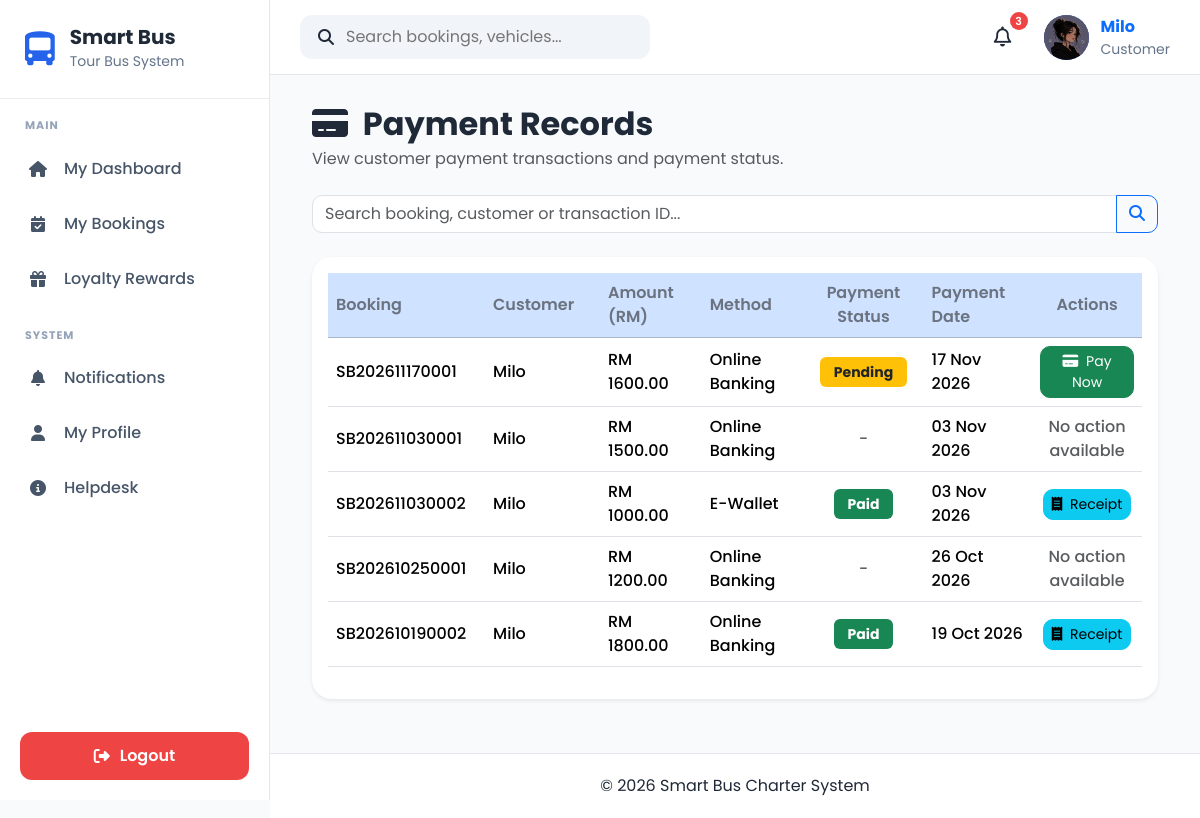
The page /payments/ (signed in) on the database its author committed.
### apps/accounts/models.py (models this page shows, shortened)
class UserProfile(models.Model):
    OWNER = "Owner"
    ADMIN = "Admin"
    DRIVER = "Driver"
    CUSTOMER = "Customer"
    ROLE_CHOICES = [
        (OWNER, "Owner"),
        (ADMIN, "Admin"),
        (DRIVER, "Driver"),
        (CUSTOMER, "Customer"),
    ]
    GENDER_CHOICES = [
        ("Male", "Male"),
        ("Female", "Female"),
        ("Other", "Other"),
    ]
    user = models.OneToOneField(
        User,
        on_delete=models.CASCADE,
        related_name="profile"
    )
    role = models.CharField(
        max_length=20,
        choices=ROLE_CHOICES,
        default=CUSTOMER
    )
    phone = models.CharField(
        max_length=20,
        blank=True
    )
    address = models.TextField(
        blank=True
    )
    city = models.CharField(
        max_length=100,
        blank=True
    )
    state = models.CharField(
        max_length=100,
        blank=True
    )
    postcode = models.CharField(
        max_length=20,
        blank=True
    )
    country = models.CharField(
        max_length=100,
        default="Malaysia"
    )
    gender = models.CharField(
        max_length=10,
        choices=GENDER_CHOICES,
        blank=True
    )
    profile_picture = models.ImageField(
        upload_to="profile_pictures/",
        blank=True,
        null=True
    )
    must_change_password = models.BooleanField(default=False)
    created_at = models.DateTimeField(
        auto_now_add=True
    )
    updated_at = models.DateTimeField(
        auto_now=True
    )

### apps/payments/models.py (models this page shows, shortened)
class Payment(models.Model):
    PAYMENT_METHOD_CHOICES = [
        ("Credit Card", "Credit Card"),
        ("Debit Card", "Debit Card"),
        ("Online Banking", "Online Banking"),
        ("E-Wallet", "E-Wallet"),
        ("Bank Transfer", "Bank Transfer"),
    ]
    PAYMENT_STATUS_CHOICES = [
        ("Pending", "Pending"),
        ("Paid", "Paid"),
        ("Failed", "Failed"),
        ("Partially Paid", "Partially Paid"),
        ("Refunded", "Refunded"),
        ("Cancelled", "Cancelled"),
        ("Partially Refunded", "Partially Refunded"),
    ]
    booking = models.ForeignKey(
        Booking,
        on_delete=models.CASCADE,
        related_name="payments",
    )
    amount = models.DecimalField(
        max_digits=10,
        decimal_places=2,
    )
    payment_method = models.CharField(
        max_length=30,
        choices=PAYMENT_METHOD_CHOICES,
        blank=True,
        null=True,
    )
    payment_status = models.CharField(
        max_length=20,
        choices=PAYMENT_STATUS_CHOICES,
        default="Pending",
    )
    refund_amount = models.DecimalField(
        max_digits=10,
        decimal_places=2,
        default=0,
    )
    refund_date = models.DateTimeField(
        null=True,
        blank=True,
    )
    refund_transaction_id = models.CharField(
        max_length=100,
        null=True,
        blank=True,
    )
    transaction_id = models.CharField(
        max_length=100,
        blank=True,
        null=True,
    )
    payment_date = models.DateField()
    remarks = models.TextField(
        blank=True,
        null=True,
    )
    created_at = models.DateTimeField(auto_now_add=True)
    updated_at = models.DateTimeField(auto_now=True)
    class Meta:
        constraints = [
            models.UniqueConstraint(
                fields=["booking"],
                condition=models.Q(payment_status="Paid"),
                name="unique_paid_payment_per_booking",
            ),
        ]

### apps/bookings/models.py (models this page shows, shortened)
class Booking(models.Model):
    STATUS_CHOICES = [
        ("Pending", "Pending"),
        ("Confirmed", "Confirmed"),
        ("Completed", "Completed"),
        ("Cancelled", "Cancelled"),
    ]
    PAYMENT_CHOICES = [
        ("Pending", "Pending"),
        ("Paid", "Paid"),
        ("Refunded", "Refunded"),
    ]
    booking_number = models.CharField(
        max_length=20,
        unique=True,
        blank=True,
    )
    customer = models.ForeignKey(
        Customer,
        on_delete=models.CASCADE,
        related_name="bookings",
    )
    vehicle = models.ForeignKey(
        Vehicle,
            on_delete=models.PROTECT,
            related_name="bookings",
            null=True,
            blank=True,
        )
    driver = models.ForeignKey(
            Driver,
            on_delete=models.PROTECT,
            related_name="bookings",
            null=True,
            blank=True,
        )
    pickup_location = models.CharField(max_length=150)
    destination = models.CharField(max_length=150)
    travel_date = models.DateField()
    departure_time = models.TimeField()
    return_date = models.DateField(
        blank=True,
        null=True,
    )
    passenger_count = models.PositiveIntegerField(
        validators=[
            MinValueValidator(1),
            MaxValueValidator(42),
        ],
        help_text="Maximum 42 passengers. Two seats are reserved for the tour guide and additional driver.",
    )
    total_price = models.DecimalField(
        max_digits=10,
        decimal_places=2,
        default=0,
    )
    booking_status = models.CharField(
        max_length=20,
        choices=STATUS_CHOICES,
        default="Pending",
    )
    payment_status = models.CharField(
        max_length=20,
        choices=PAYMENT_CHOICES,
        default="Pending",
    )
    approval_time = models.DateTimeField(
        null=True,
        blank=True,
        help_text="Date and time the booking was approved."
    )
    payment_deadline = models.DateTimeField(
        null=True,
        blank=True,
        help_text="Deadline for completing payment."
    )
    rejection_reason = models.TextField(
        blank=True,
        default="",
        help_text="Reason provided when the booking is rejected."
    )
    travel_reminder_sent_at = models.DateTimeField(
        null=True,
        blank=True,
        help_text="Date and time the travel details email was sent."
    )
    remarks = models.TextField(
        blank=True,
    )
    created_at = models.DateTimeField(
        default=timezone.now,
    )
    updated_at = models.DateTimeField(
        auto_now=True,
    )
    cancelled_at = models.DateTimeField(
        null=True,
        blank=True
    )
    cancellation_charge_percentage = models.DecimalField(
        max_digits=5,
        decimal_places=2,
        default=0
    )
    cancellation_charge = models.DecimalField(
        max_digits=10,
        decimal_places=2,
        default=0
    )
    refund_amount = models.DecimalField(
        max_digits=10,
        decimal_places=2,
        default=0
    )
    refund_status = models.CharField(
        max_length=20,
        choices=[
            ("Not Required", "Not Required"),
            ("Pending", "Pending"),
            ("Partially Refunded", "Partially Refunded"),
            ("Refunded", "Refunded"),
            ("Failed", "Failed"),
        ],
        default="Not Required"
    )
    original_price = models.DecimalField(
        max_digits=10,
        decimal_places=2,
        null=True,
        blank=True
    )
    loyalty_discount = models.DecimalField(
        max_digits=10,
        decimal_places=2,
        default=0
    )
    loyalty_reward = models.ForeignKey(
        "loyalty.LoyaltyReward",
        on_delete=models.SET_NULL,
        null=True,
        blank=True,
        related_name="bookings"
    )
    class Meta:
        ordering = ["-travel_date", "-created_at"]

### apps/customers/models.py (models this page shows, shortened)
class Customer(models.Model):
    GENDER_CHOICES = [
        ("Male", "Male"),
        ("Female", "Female"),
        ("Other", "Other"),
    ]
    first_name = models.CharField(
        max_length=100
    )
    last_name = models.CharField(
        max_length=100
    )
    email = models.EmailField(
        blank=True
    )
    phone = models.CharField(
        max_length=20,
        unique=True,
        null=True,
        blank=True
    )
    address = models.TextField()
    city = models.CharField(
        max_length=100
    )
    state = models.CharField(
        max_length=100
    )
    postcode = models.CharField(
        max_length=10
    )
    gender = models.CharField(
        max_length=10,
        choices=GENDER_CHOICES
    )
    profile_picture = models.ImageField(
        upload_to="customers/",
        blank=True,
        null=True
    )
    user = models.OneToOneField(
        settings.AUTH_USER_MODEL,
        on_delete=models.SET_NULL,
        null=True,
        blank=True,
        related_name="customer_record",
    )
    created_at = models.DateTimeField(
        auto_now_add=True
    )
    updated_at = models.DateTimeField(
        auto_now=True
    )

### apps/payments/views.py (the view, shortened to what this page needs)
@role_required(["Owner", "Admin", "Customer"])
def payment_list(request):
    role = request.user.profile.role
    expire_pending_bookings()
    Payment.objects.filter(
        booking__booking_status="Cancelled",
        payment_status="Pending",
    ).update(
        payment_status="Cancelled",
    )
    payments = Payment.objects.select_related(
        "booking",
        "booking__customer",
    ).order_by("-payment_date")
    if role == "Customer":
        customer = get_customer_for_user(request.user)
        if not customer:
            payments = payments.none()
        else:
            payments = payments.filter(
                booking__customer=customer
            )
    elif role not in ["Owner", "Admin"]:
        messages.error(
            request,
            "You do not have permission to view payments."
        )
        return redirect("dashboard")
    search = request.GET.get("search", "").strip()
    paginator = Paginator(payments, 10)
    page_obj = paginator.get_page(
        request.GET.get("page")
    )
    return render(
        request,
        "payments/payment_list.html",
        {
            "page_obj": page_obj,
            "payments": page_obj,
            "search": search,
            "is_paginated": page_obj.has_other_pages(),
            "role": role,
        },
    )

### templates/payments/payment_list.html (shortened to what this page needs)
{% extends "crud/base_list.html" %}
{% block header_title %}
<i class="fas fa-credit-card me-2"></i>
Payment Records
{% endblock %}
{% block header_subtitle %}
View customer payment transactions and payment status.
{% endblock %}
{% block search %}
<form method="GET" class="mb-4">
    <div class="input-group">
        <input
            type="text"
            name="search"
            value="{{ search }}"
            class="form-control"
            placeholder="Search booking, customer or transaction ID..."
        >
        <button class="btn btn-outline-primary" type="submit">
            <i class="fas fa-search"></i>
        </button>
    </div>
</form>
{% endblock %}
{% block table %}
<div class="table-responsive">
    <table class="table table-hover align-middle">
        <thead class="table-primary">
            <tr>
                <th>Booking</th>
                <th>Customer</th>
                <th>Amount (RM)</th>
                <th>Method</th>
                <th class="text-center">Payment Status</th>
                <th>Payment Date</th>
                <th class="text-center">Actions</th>
            </tr>
        </thead>
        <tbody>
        {% for payment in payments %}
            <tr>
                <td>{{ payment.booking.booking_number }}</td>
                <td>
                    {{ payment.booking.customer.first_name }}
                </td>
                <td>RM {{ payment.amount|floatformat:2 }}</td>
                <td>{{ payment.payment_method }}</td>
                <td class="text-center">
                    {% if payment.refund_amount and not payment.refund_date %}
                        <span class="badge bg-warning text-dark">Refund pending</span>
                        <div class="small">RM {{ payment.refund_amount|floatformat:2 }}</div>
                    {% elif payment.payment_status == "Refunded" %}
                        <span class="badge bg-secondary">Refunded</span>
                        <div class="small">RM {{ payment.refund_amount|floatformat:2 }}</div>
                    {% elif payment.payment_status == "Partially Refunded" %}
                        <span class="badge bg-secondary">Partially refunded</span>
                        <div class="small">RM {{ payment.refund_amount|floatformat:2 }}</div>
                    {% elif payment.payment_status == "Paid" %}
                        <span class="badge bg-success">Paid</span>
                    {% elif payment.booking.booking_status == "Pending" %}
                        <span class="text-muted">-</span>
                    {% elif payment.booking.booking_status == "Cancelled" %}
                        <span class="text-muted">-</span>
                    {% elif payment.payment_status == "Cancelled" %}
                        <span class="text-muted">-</span>
                    {% elif payment.payment_status == "Pending" %}
                        <span class="badge bg-warning text-dark">Pending</span>
                    {% elif payment.payment_status == "Partially Paid" %}
                        <span class="badge bg-info text-dark">Partially Paid</span>
                    {% elif payment.payment_status == "Failed" %}
                        <span class="badge bg-danger">Failed</span>
                    {% else %}
                        <span class="text-muted">-</span>
                    {% endif %}
                </td>
                <td>{{ payment.payment_date|date:"d M Y" }}</td>
                <td class="text-center">
                    {% if role == "Customer" %}
                        {% if payment.payment_status == "Paid" or payment.payment_status == "Refunded" or payment.payment_status == "Partially Refunded" %}
                            <a
                                href="{% url 'payments:payment_receipt' payment.pk %}"
                                class="btn btn-info btn-sm"
                            >
                                <i class="fas fa-receipt me-1"></i> Receipt
                            </a>
                        {% elif payment.booking.booking_status == "Confirmed" and payment.payment_status == "Pending" %}
                            <a
                                href="{% url 'payments:payment_create' %}?booking={{ payment.booking.pk }}"
                                class="btn btn-success btn-sm"
                            >
                                <i class="fas fa-credit-card me-1"></i> Pay Now
                            </a>
                        {% else %}
                            <span class="text-muted">No action available</span>
                        {% endif %}
                    {% endif %}
                </td>
            </tr>
        {% endfor %}
        </tbody>
    </table>
</div>
{% endblock %}

### templates/components/navbar.html (shortened to what this page needs)
{% load static %}
<nav class="navbar-custom">
    <div class="navbar-left">
        <div class="search-box">
            <i class="fa-solid fa-magnifying-glass"></i>
            <input
                type="text"
                placeholder="Search bookings, vehicles..."
            >
        </div>
    </div>
    <div class="navbar-right">
            <div class="notification-icon">
                <button
                    class="notification-btn"
                    id = "notificationBtn">
                    <i class="fa-regular fa-bell"></i>
                    <span
                        class="notification-count"
                        id="notificationCount"
                         {% if unread_notifications == 0 %}style="display:none;"{% endif %}>
                        {{ unread_notifications }}
                    </span>
                </button>
            </div>
        <a href="{% url 'accounts:profile' %}" class="profile-link">
            <div class="profile-menu">
                {% if request.user.profile.profile_picture %}
                    <img
                        src="{{ request.user.profile.profile_picture.url }}"
                        alt="Profile Picture"
                        class="profile-avatar profile-image"
                    >
                {% else %}
                    <div class="profile-avatar">
                        {{ request.user.username|first|upper }}
                    </div>
                {% endif %}
                <div class="profile-info">
                    <strong>{{ request.user.username }}</strong>
                    <small>
                        {{ request.user.profile.role|default:"User" }}
                    </small>
                </div>
            </div>
        </a>
    </div>
</nav>

### rows shown on the page
Payment: booking.booking_number "SB202611170001", booking.customer.first_name "Milo", amount "1600.00", payment_method "Online Banking", refund_amount "Pending", payment_date "17 Nov 2026"
Payment: booking.booking_number "SB202611030001", booking.customer.first_name "Milo", amount "1500.00", payment_method "Online Banking", payment_date "03 Nov 2026", payment_status "No action available"
Payment: booking.booking_number "SB202611030002", booking.customer.first_name "Milo", amount "1000.00", payment_method "E-Wallet", refund_amount "Paid", payment_date "03 Nov 2026", payment_status "Paid" (drawn)
Payment: booking.booking_number "SB202610250001", booking.customer.first_name "Milo", amount "1200.00", payment_method "Online Banking", payment_date "26 Oct 2026", payment_status "No action available"
Payment: booking.booking_number "SB202610190002", booking.customer.first_name "Milo", amount "1800.00", payment_method "Online Banking", refund_amount "Paid", payment_date "19 Oct 2026", payment_status "Paid" (drawn)

### other values the page prints
{{ unread_notifications }} "3"
{{ request.user.username }} "Milo"
{{ request.user.profile.role|default:"User" }} "Customer"
